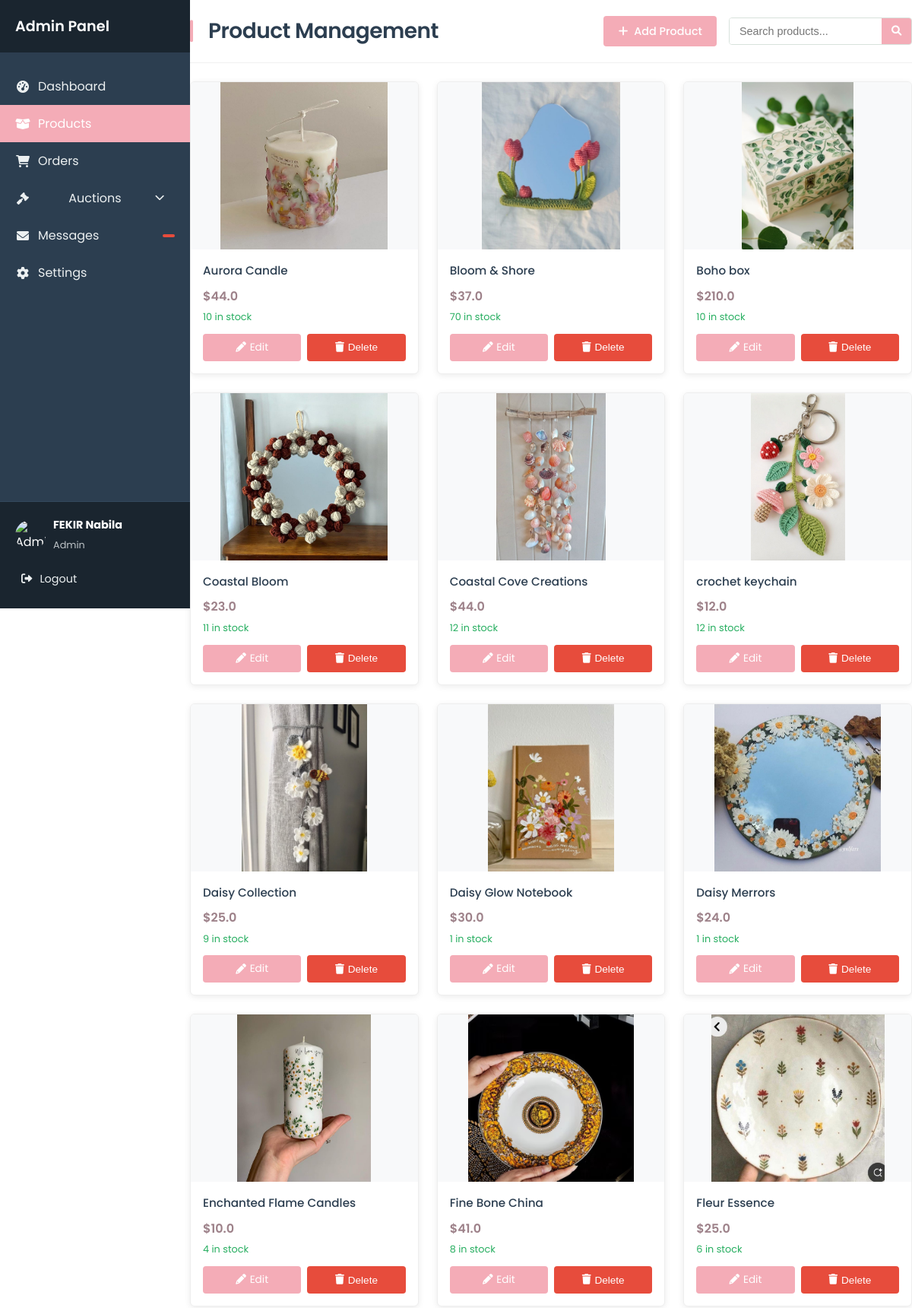
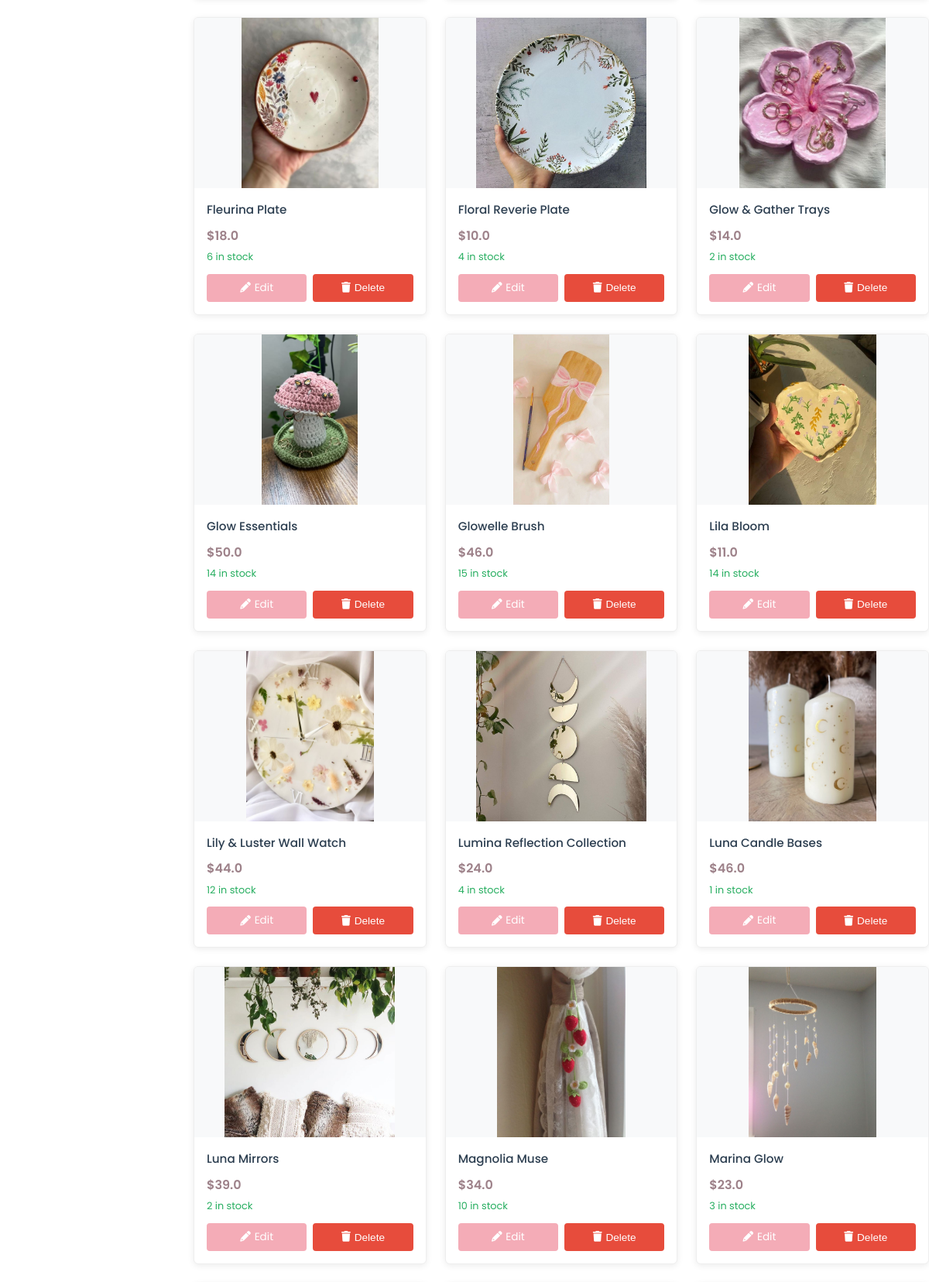
Screenshot of /gestion_produits (signed in, upper part) with the database file from the repository (2 pictures, top to bottom).
### tables this page shows
CREATE TABLE users (
            id INTEGER PRIMARY KEY AUTOINCREMENT,
            FirstName TEXT NOT NULL,
            LastName TEXT NOT NULL,
            Email TEXT UNIQUE NOT NULL,
            phoneNum TEXT NOT NULL,
            password TEXT NOT NULL, 
            is_admin INTEGER NOT NULL DEFAULT 0 CHECK(is_admin IN (0,1))  
        );

CREATE TABLE products (
            id INTEGER PRIMARY KEY AUTOINCREMENT,
            name TEXT NOT NULL,
            price REAL NOT NULL,
            stock INTEGER NOT NULL,
            image_url TEXT
        );

### app.py (the view)
@app.route("/gestion_produits")
@login_required
def gestion_produits():
    conn = get_db()
    products = conn.execute("SELECT * FROM products").fetchall()
    conn.close()
    return render_template("gestion_produits.html", products=products)

### app.py (called while the page is built)
@login_manager.user_loader
def load_user(user_id):
    conn = get_db()
    user = conn.execute("SELECT * FROM users WHERE id = ?", (user_id,)).fetchone()
    conn.close()
    if user:
        return User(
            user["id"],
            user["FirstName"],
            user["LastName"],
            user["Email"],
            user["phoneNum"],
            user["password"],
            user["is_admin"],
        )
    return None

def get_db():
    conn = sqlite3.connect("database.db")
    conn.row_factory = sqlite3.Row
    return conn

### templates/gestion_produits.html (shortened to what this page needs)
<!DOCTYPE html>
<html lang="en">
  <head>
    <link
      rel="stylesheet"
      href="{{ url_for('static', filename='admin_products.css') }}" />
      <link rel="stylesheet" href="{{ url_for('static', filename='navbar.css') }}" />
    <link
      rel="stylesheet"
      href="https://cdnjs.cloudflare.com/ajax/libs/font-awesome/6.0.0/css/all.min.css" />
  </head>
  <body>
    <aside class="sidebar">
      <div class="sidebar-header">
          <h2>Admin Panel</h2>
      </div>
      <ul class="sidebar-menu">
          <li >
              <a href="{{ url_for('home_admin') }}">
                  <i class="fas fa-tachometer-alt"></i>
                  <span>Dashboard</span>
              </a>
          </li>
          <li class="active">
              <a href="{{ url_for('gestion_produits') }}">
                  <i class="fas fa-box-open"></i>
                  <span>Products</span>
              </a>
          </li>
          <li >
              <a href="{{ url_for('admin_orders') }}" >
                  <i class="fas fa-shopping-cart"></i>
                  <span>Orders</span>
              </a>
          </li>
          <li class="has-submenu">
              <a href="#" class="submenu-toggle">
                  <i class="fas fa-gavel"></i>
                  <span>Auctions</span>
                  <i class="fas fa-chevron-down dropdown-icon"></i>
              </a>
          </li>
          <li>
              <a href="{{ url_for('admin_messages') }}">
                  <i class="fas fa-envelope"></i>
                  <span>Messages</span>
                  <span class="badge">{{ message_count }}</span>
              </a>
          </li>
          <li>
              <a href="#">
                  <i class="fas fa-cog"></i>
                  <span>Settings</span>
              </a>
          </li>
      </ul>
      <div class="sidebar-footer">
          <div class="user-profile">
              <img src="{{ url_for('static', filename='img/admin-avatar.jpg') }}" alt="Admin" />
              <div class="user-info">
                  <h4>{{ current_user.FirstName }} {{ current_user.LastName }}</h4>
                  <small>Admin</small>
              </div>
          </div>
          <a href="{{ url_for('logout') }}" class="logout-btn">
              <i class="fas fa-sign-out-alt"></i>
              <span>Logout</span>
          </a>
      </div>
  </aside>
    <main class="main-content">
      <div class="products-header">
        <h1>Product Management</h1>
        <div class="header-actions">
          <a href="{{ url_for('add_product') }}" class="add-product-btn">
            <i class="fas fa-plus"></i> Add Product
          </a>
          <div class="search-box">
            <input type="text" placeholder="Search products...">
            <button><i class="fas fa-search"></i></button>
          </div>
        </div>
      </div>
      <div class="product-grid">
        {% for product in products %}
        <div class="product-card">
          <div class="product-image-container">
            <img
              src="{{ url_for('static', filename=product.image_url) }}"
              alt="{{ product.name }}"
              class="product-image" />
          </div>
          <div class="product-info">
            <h3 class="product-title">{{ product.name }}</h3>
            <div class="price-container">
              {% if product.discount %}
                <span class="original-price">${{ product.price }}</span>
                <span class="discounted-price">${{ product.price * (1 - product.discount/100) }}</span>
              {% else %}
                <span class="current-price">${{ product.price }}</span>
              {% endif %}
            </div>
            <div class="stock-status {{ 'in-stock' if product.stock > 0 else 'out-of-stock' }}">
              {{ product.stock }} in stock
            </div>
            <div class="product-actions">
              <a
                href="{{ url_for('update_product', product_id=product.id) }}"
                class="action-btn update">
                <i class="fas fa-pencil-alt"></i> Edit
              </a>
              <button
                onclick="document.getElementById('delete-modal-{{ product.id }}').showModal()"
                class="action-btn delete">
                <i class="fas fa-trash"></i> Delete
              </button>
            </div>
          </div>
        </div>
        {% endfor %}
      </div>
    </main>
  </body>
</html>

### static/navbar.css (style rules this page uses)
.sidebar { width: 250px; background-color: #2c3e50; color: white; display: flex; flex-direction: column; height: 100vh; flex-shrink: 0; position: relative; }
.sidebar-header { padding: 20px; background-color: #1a252f; display: flex; justify-content: space-between; align-items: center; flex-shrink: 0; }
.sidebar-header h2 { font-size: 1.2rem; font-weight: 600; }
.sidebar-menu { flex: 1; overflow-y: auto; padding-bottom: 20px; -webkit-overflow-scrolling: touch; }
.sidebar-footer { padding: 15px 20px; background-color: #1a252f; border-top: 1px solid #34495e; flex-shrink: 0; z-index: 1; }
.sidebar-menu li { position: relative; }
.sidebar-menu > li > a { display: flex; align-items: center; padding: 12px 20px; color: #ecf0f1; text-decoration: none; transition: all 0.3s; }
.sidebar-menu > li > a i { margin-right: 10px; width: 20px; text-align: center; }
.sidebar-menu .active > a { background-color: #f4acb7; color: white; }
.has-submenu .submenu-toggle { display: flex; align-items: center; justify-content: space-between; width: 100%; }
.has-submenu .dropdown-icon { font-size: 0.8rem; transition: transform 0.3s; }
.badge { background-color: #e74c3c; color: white; border-radius: 10px; padding: 2px 8px; font-size: 0.7rem; margin-left: auto; }
.sidebar-footer { padding: 20px; background-color: #1a252f; border-top: 1px solid #34495e; }
.user-profile { display: flex; align-items: center; margin-bottom: 15px; }
.user-profile img { width: 40px; height: 40px; border-radius: 50%; margin-right: 10px; object-fit: cover; }
.user-info h4 { font-size: 0.9rem; margin-bottom: 2px; }
.user-info small { font-size: 0.8rem; color: #bdc3c7; }
.logout-btn { display: flex; align-items: center; color: #ecf0f1; text-decoration: none; padding: 8px; border-radius: 5px; transition: all 0.3s; font-size: 0.9rem; }
.logout-btn i { margin-right: 10px; }

### rows the page displays
users: FirstName "FEKIR", LastName "Nabila"
products: image_url+name (picture), name "Aurora Candle", price "44.0", stock "10"
products: image_url+name (picture), name "Bloom & Shore", price "37.0", stock "70"
products: image_url+name (picture), name "Boho box", price "210.0", stock "10"
products: image_url+name (picture), name "Coastal Bloom", price "23.0", stock "11"
products: image_url+name (picture), name "Coastal Cove Creations", price "44.0", stock "12"
products: image_url+name (picture), name "crochet keychain", price "12.0", stock "12"
products: image_url+name (picture), name "Daisy Collection", price "25.0", stock "9"
products: image_url+name (picture), name "Daisy Glow Notebook", price "30.0", stock "1"
products: image_url+name (picture), name "Daisy Merrors", price "24.0", stock "1"
products: image_url+name (picture), name "Enchanted Flame Candles", price "10.0", stock "4"
products: image_url+name (picture), name "Fine Bone China", price "41.0", stock "8"
products: image_url+name (picture), name "Fleur Essence", price "25.0", stock "6"
products: image_url+name (picture), name "Fleurina Plate", price "18.0", stock "6"
products: image_url+name (picture), name "Floral Reverie Plate", price "10.0", stock "4"
products: image_url+name (picture), name "Glow & Gather Trays", price "14.0", stock "2"
products: image_url+name (picture), name "Glow Essentials", price "50.0", stock "14"
products: image_url+name (picture), name "Glowelle Brush", price "46.0", stock "15"
products: image_url+name (picture), name "Lila Bloom", price "11.0", stock "14"
products: image_url+name (picture), name "Lily & Luster Wall Watch", price "44.0", stock "12"
products: image_url+name (picture), name "Lumina Reflection Collection", price "24.0", stock "4"
products: image_url+name (picture), name "Luna Candle Bases", price "46.0", stock "1"
products: image_url+name (picture), name "Luna Mirrors", price "39.0", stock "2"
products: image_url+name (picture), name "Magnolia Muse", price "34.0", stock "10"
products: image_url+name (picture), name "Marina Glow", price "23.0", stock "3"
